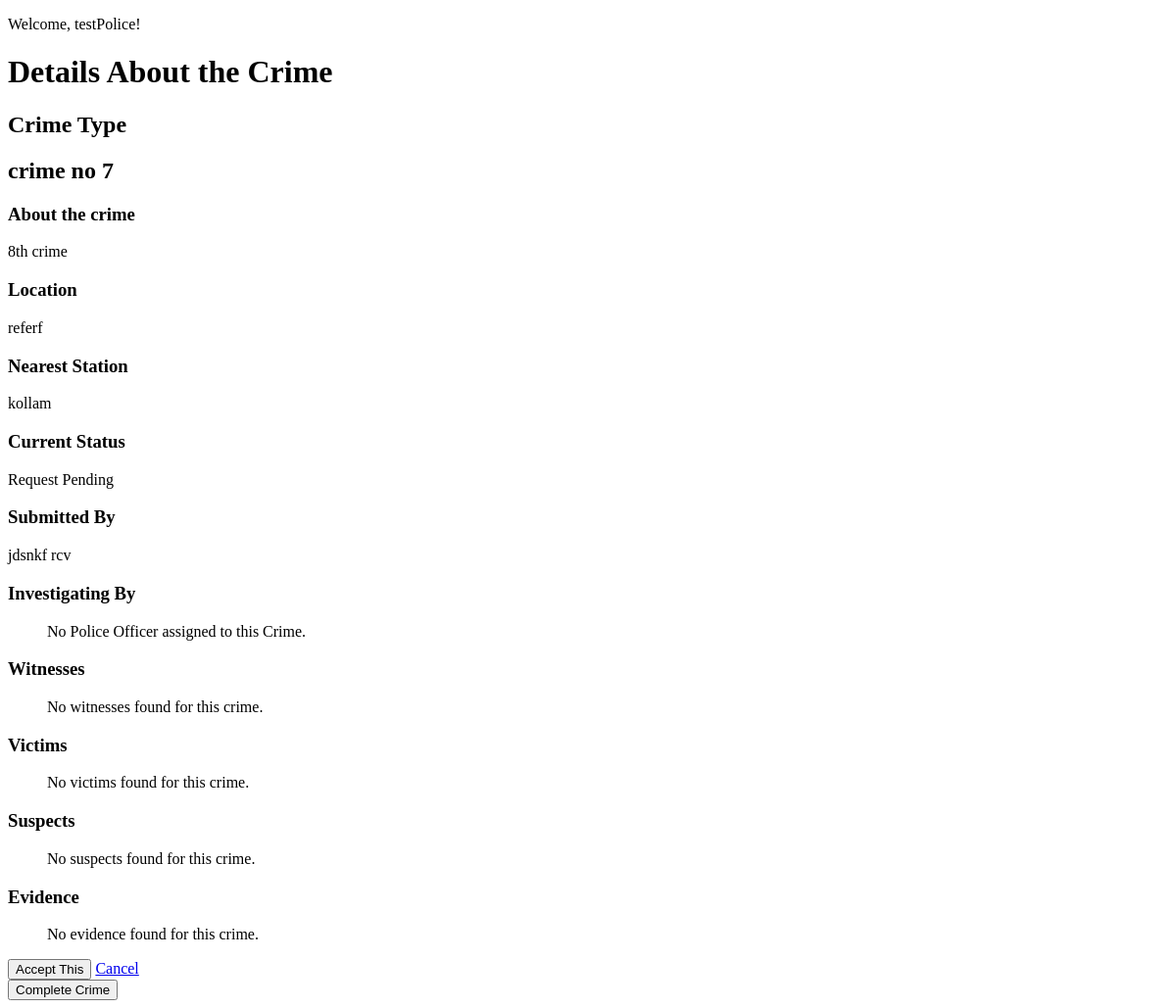
Before: /police/crimeDetail/7 (signed in) with the older database file.
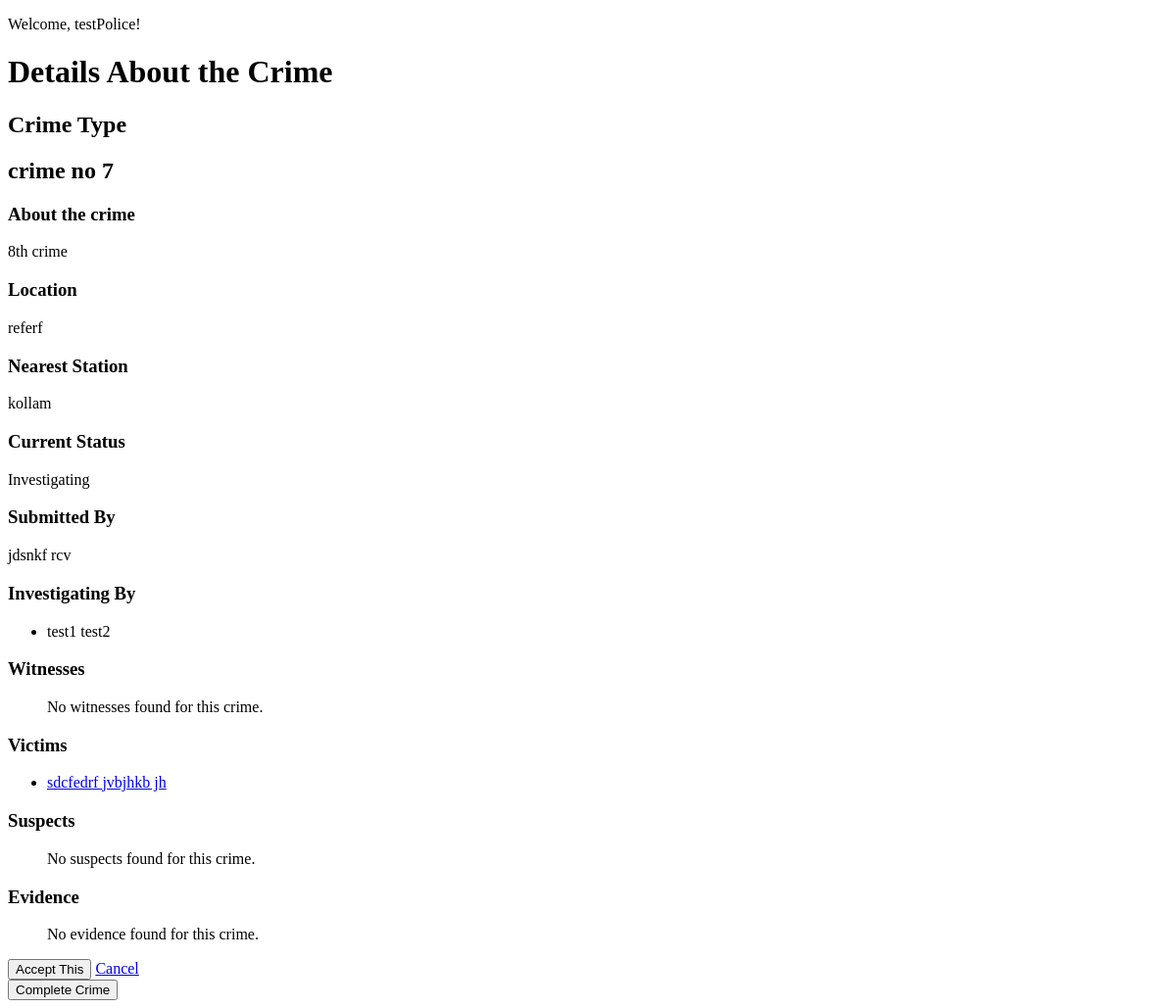
After: the same page with the newer database file.
### police/models.py (models this page shows, shortened)
class Crime(models.Model):
    statusChoice = [
        ("Completed", "Completed"),
        ("Investigating", "Investigating"),
        ("Request Pending", "Request Pending"),
    ]
    crime_type = models.CharField(max_length=50)
    description = models.TextField()
    location = models.CharField(max_length=50)
    station = models.ForeignKey(Station, on_delete=models.CASCADE)
    status = models.CharField(max_length=50, choices=statusChoice)
    submitted_by = models.ForeignKey(CivilianModel, on_delete=models.CASCADE)

class Station(models.Model):
    location = models.CharField(max_length=100)
    number_of_officers = models.PositiveIntegerField(default=0)
    phone_number = models.CharField(max_length=15)
    def __str__(self):
        return self.location

class PoliceModel(models.Model):
    user = models.OneToOneField(CustomUser, on_delete=models.CASCADE)
    rank = models.CharField(max_length=20)
    department = models.CharField(max_length=50)
    first_name = models.CharField(max_length=50)
    last_name = models.CharField(max_length=50)
    phone_number = models.CharField(max_length=15)
    station = models.ForeignKey(Station, on_delete=models.CASCADE)
    current_crime = models.ForeignKey(Crime, on_delete=models.CASCADE, null=True)
    add_by = models.ForeignKey(AdminModel, on_delete=models.CASCADE)

class Victim(models.Model):
    genderChoice = [("M", "Male"), ("F", "Female")]
    first_name = models.CharField(max_length=50)
    last_name = models.CharField(max_length=50)
    street = models.CharField(max_length=50)
    city = models.CharField(max_length=50)
    state = models.CharField(max_length=50)
    phone_number = models.CharField(max_length=15)
    gender = models.CharField(max_length=10, choices=genderChoice)
    date_of_birth = models.DateField()
    crime = models.ForeignKey(Crime, on_delete=models.CASCADE)
    added_by = models.ForeignKey(PoliceModel, on_delete=models.CASCADE, null=True)

### civilian/models.py (models this page shows)
class CivilianModel(models.Model):
    name = models.CharField(max_length=50)
    date_of_birth = models.DateField(null=True, blank=True)
    city = models.CharField(max_length=50)
    street = models.CharField(max_length=50)
    state = models.CharField(max_length=50)
    user = models.OneToOneField(CustomUser, on_delete=models.CASCADE)
    def __str__(self):
        return self.name

### police/views.py (the view)
# urls.py: path("crimeDetail/<int:pk>", views.view_crime_details, name="crime"),
@login_required(login_url="policeLogin")
@user_passes_test(is_police, login_url="policeLogin")
def view_crime_details(
    request, pk
):  # later check if the current police has already selected one crime
    crime = Crime.objects.get(pk=pk)
    if request.method == "POST":
        police = PoliceModel.objects.get(user=request.user)
        if police.current_crime is not None:
            return render(
                request,
                "police_template/confirmCurrentCrimeChange.html",
                {"crime": crime},
            )
        police.current_crime = crime
        police.save()
        crime.status = "Investigating"
        crime.save()
        messages.success(request, f"The crime {crime} has been selected ")
        return redirect("policeHome")
    else:
        police = PoliceModel.objects.filter(current_crime=crime)
        witnesses = Witness.objects.filter(crime=crime)
        victims = Victim.objects.filter(crime=crime)
        suspects = Suspect.objects.filter(crime=crime)
        evidences = Evidence.objects.filter(crime=crime)
        return render(
            request,
            "police_template/crimeDetails.html",
            {
                "crime": crime,
                "police": police,
                "witnesses": witnesses,
                "victims": victims,
                "suspects": suspects,
                "evidences": evidences,
            },
        )

### police/views.py (called while the page is built)
def is_police(user):
    return user.user_type == "Police"

### templates/police_template/crimeDetails.html (shortened to what this page needs)
<!DOCTYPE html>
<html lang="en">
<head>
</head>
<body>
    <p>Welcome, {{request.user.username}}!</p>
    <h1>Details About the Crime</h2>
    <h2>Crime Type</h2>
    <h2>{{crime.crime_type}}</h2>
    <h3>About the crime</h3>
    <p>{{crime.description}}</p>
    <h3>Location</h3>
    <p>{{crime.location}}</p>
    <h3>Nearest Station</h3>
    <p>{{crime.station}}</p>
    <h3>Current Status</h3>
    <p>{{crime.status}}</p>
    <h3>Submitted By</h3>
    <p>{{crime.submitted_by}}</p>
    <h3>Investigating By</h3>
    <ul>
        {% if police %}
            {% for officer in police %}
                <li>{{officer.first_name}} {{officer.last_name}}</li>
            {% endfor %}
        {% else %}
            <p>No Police Officer assigned to this Crime.</p>
        {% endif %}
    </ul>
    <h3>Witnesses</h3>
    <ul>
        {% if witnesses %}
            {% for witness in witnesses %}
                <li><a href="{% url 'witnessDetail' witness.id %}">{{ witness.first_name }} {{ witness.last_name }}</a></li>
            {% endfor %}
        {% else %}
            <p>No witnesses found for this crime.</p>
        {% endif %}
    </ul>
    <h3>Victims</h3>
    <ul>
        {% if victims %}
            {% for victim in victims %}
                <li><a href="{% url 'victimDetail' victim.id %}">{{ victim.first_name }} {{ victim.last_name }}</a></li>
            {% endfor %}
        {% else %}
            <p>No victims found for this crime.</p>
        {% endif %}
    </ul>
    <h3>Suspects</h3>
    <ul>
        {% if suspects %}
            {% for suspect in suspects %}
            <li><a href="{% url 'suspectDetail' suspect.id %}">{{ suspect.first_name }} {{ suspect.last_name }}</a></li>
            {% endfor %}
        {% else %}
            <p>No suspects found for this crime.</p>
        {% endif %}
    </ul>
    <h3>Evidence</h3>
    <ul>
        {% if evidences %}
            {% for evidence in evidences %}
                <li><a href="{% url 'evidenceDetail' evidence.id %}">{{ evidence.name }}</li></a>
            {% endfor %}
        {% else %}
            <p>No evidence found for this crime.</p>
        {% endif %}
    </ul>
    <form method="Post",action="">{% csrf_token %}
        <input type="submit" value="Accept This">
        <a href="{% url 'pendingCrimes' %}">Cancel </a>
    </form>
    <a href= "{% url 'completeCrime' %}"><button>Complete Crime</button></a>
</body>
</html>

Changed rows visible on the page:
changed Crime "crime no 7": status "Request Pending" → "Investigating"
now on this page (row edited): PoliceModel: first_name "test1", last_name "test2"
added Victim: first_name "sdcfedrf", last_name "jvbjhkb jh"
Other visible differences:
text no longer shown: "No Police Officer assigned to this Crime. No victims found for this crime."
